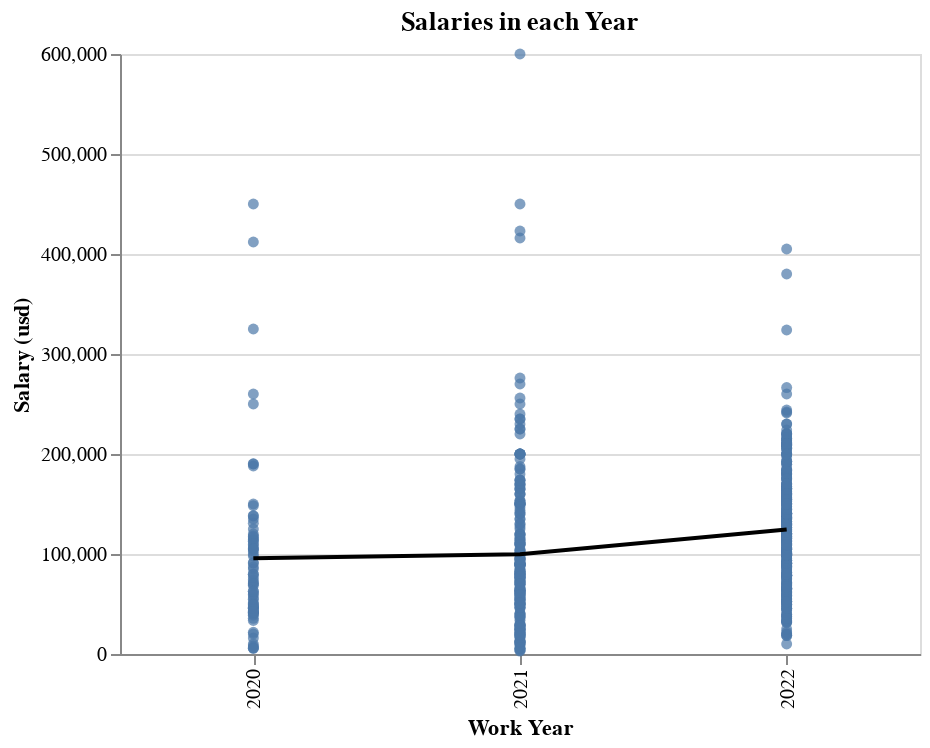

This figure's notebook cell:
### Markdown cell above
### Yearly Changes

### Code cell
#| echo: false

salaries_chart = alt.Chart(data).mark_circle().encode(
    x="Work Year",
    y="Salary (usd)",
    tooltip=["Job Title", "Employee Residence", "Company Location"]
).properties(width=WIDTH, height=HEIGHT)

average_salaries_chart = alt.Chart(data).mark_line(color="black").encode(
    x=alt.X(field="Work Year", type="nominal"),
    y=alt.Y("Salary (usd)", type="quantitative", aggregate="mean", axis=alt.Axis(title="Salary (usd)")),
).properties(width=WIDTH, height=HEIGHT, title="Salaries in each Year")

salaries_chart + average_salaries_chart

### Figure 1 — Vega-Lite specification as saved in the notebook (floating-point values rounded to 4 significant figures; data arrays with more than 128 entries replaced by an {"elided": "..."} marker saying what was removed)
{"config": {"view": {"continuousWidth": 400, "continuousHeight": 300}}, "layer": [{"mark": "circle", "encoding": {"tooltip": [{"type": "nominal", "field": "Job Title"}, {"type": "nominal", "field": "Employee Residence"}, {"type": "nominal", "field": "Company Location"}], "x": {"type": "nominal", "field": "Work Year"}, "y": {"type": "quantitative", "field": "Salary (usd)"}}, "height": 300, "width": 400}, {"mark": {"type": "line", "color": "black"}, "encoding": {"x": {"type": "nominal", "field": "Work Year"}, "y": {"type": "quantitative", "aggregate": "mean", "axis": {"title": "Salary (usd)"}, "field": "Salary (usd)"}}, "height": 300, "title": "Salaries in each Year", "width": 400}], "data": {"name": "data-dd6cf98015db17211f7550a598c2e4d4"}, "$schema": "https://vega.github.io/schema/vega-lite/v4.8.1.json", "datasets": {"data-dd6cf98015db17211f7550a598c2e4d4": {"elided": "607 records"}}}
